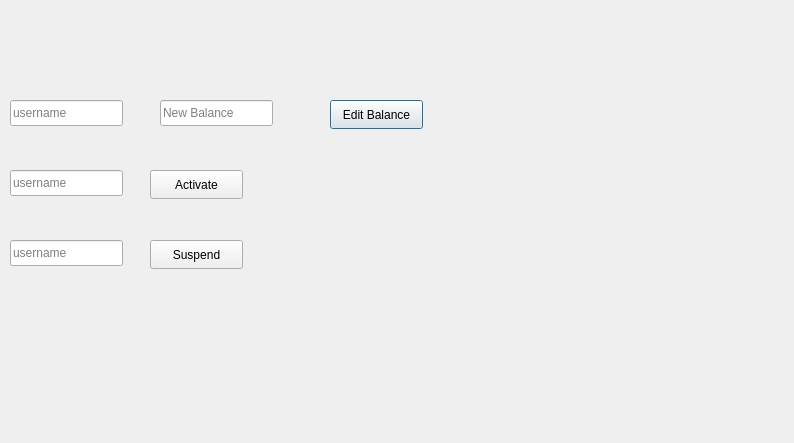
<?xml version="1.0" encoding="UTF-8"?>
<ui version="4.0">
 <class>NadminN</class>
 <widget class="QDialog" name="NadminN">
  <property name="geometry">
   <rect>
    <x>0</x>
    <y>0</y>
    <width>794</width>
    <height>443</height>
   </rect>
  </property>
  <property name="windowTitle">
   <string>Dialog</string>
  </property>
  <widget class="QLineEdit" name="username_editBalance_lineEdit">
   <property name="geometry">
    <rect>
     <x>10</x>
     <y>100</y>
     <width>113</width>
     <height>26</height>
    </rect>
   </property>
   <property name="placeholderText">
    <string>username</string>
   </property>
  </widget>
  <widget class="QLineEdit" name="newBalance_editBalance_lineEdit">
   <property name="geometry">
    <rect>
     <x>160</x>
     <y>100</y>
     <width>113</width>
     <height>26</height>
    </rect>
   </property>
   <property name="placeholderText">
    <string>New Balance</string>
   </property>
  </widget>
  <widget class="QPushButton" name="editBalance_pushButton">
   <property name="geometry">
    <rect>
     <x>330</x>
     <y>100</y>
     <width>93</width>
     <height>29</height>
    </rect>
   </property>
   <property name="text">
    <string>Edit Balance</string>
   </property>
  </widget>
  <widget class="QLineEdit" name="username_Activate_lineEdit">
   <property name="geometry">
    <rect>
     <x>10</x>
     <y>170</y>
     <width>113</width>
     <height>26</height>
    </rect>
   </property>
   <property name="placeholderText">
    <string>username</string>
   </property>
  </widget>
  <widget class="QPushButton" name="Activate_pushButton">
   <property name="geometry">
    <rect>
     <x>150</x>
     <y>170</y>
     <width>93</width>
     <height>29</height>
    </rect>
   </property>
   <property name="text">
    <string>Activate</string>
   </property>
  </widget>
  <widget class="QLineEdit" name="username_suspend_lineEdit">
   <property name="geometry">
    <rect>
     <x>10</x>
     <y>240</y>
     <width>113</width>
     <height>26</height>
    </rect>
   </property>
   <property name="placeholderText">
    <string>username</string>
   </property>
  </widget>
  <widget class="QPushButton" name="suspend_pushButton">
   <property name="geometry">
    <rect>
     <x>150</x>
     <y>240</y>
     <width>93</width>
     <height>29</height>
    </rect>
   </property>
   <property name="text">
    <string>Suspend</string>
   </property>
  </widget>
  <zorder>username_editBalance_lineEdit</zorder>
  <zorder>newBalance_editBalance_lineEdit</zorder>
  <zorder>editBalance_pushButton</zorder>
  <zorder>username_Activate_lineEdit</zorder>
  <zorder>username_suspend_lineEdit</zorder>
  <zorder>Activate_pushButton</zorder>
  <zorder>suspend_pushButton</zorder>
 </widget>
 <resources/>
 <connections/>
</ui>
